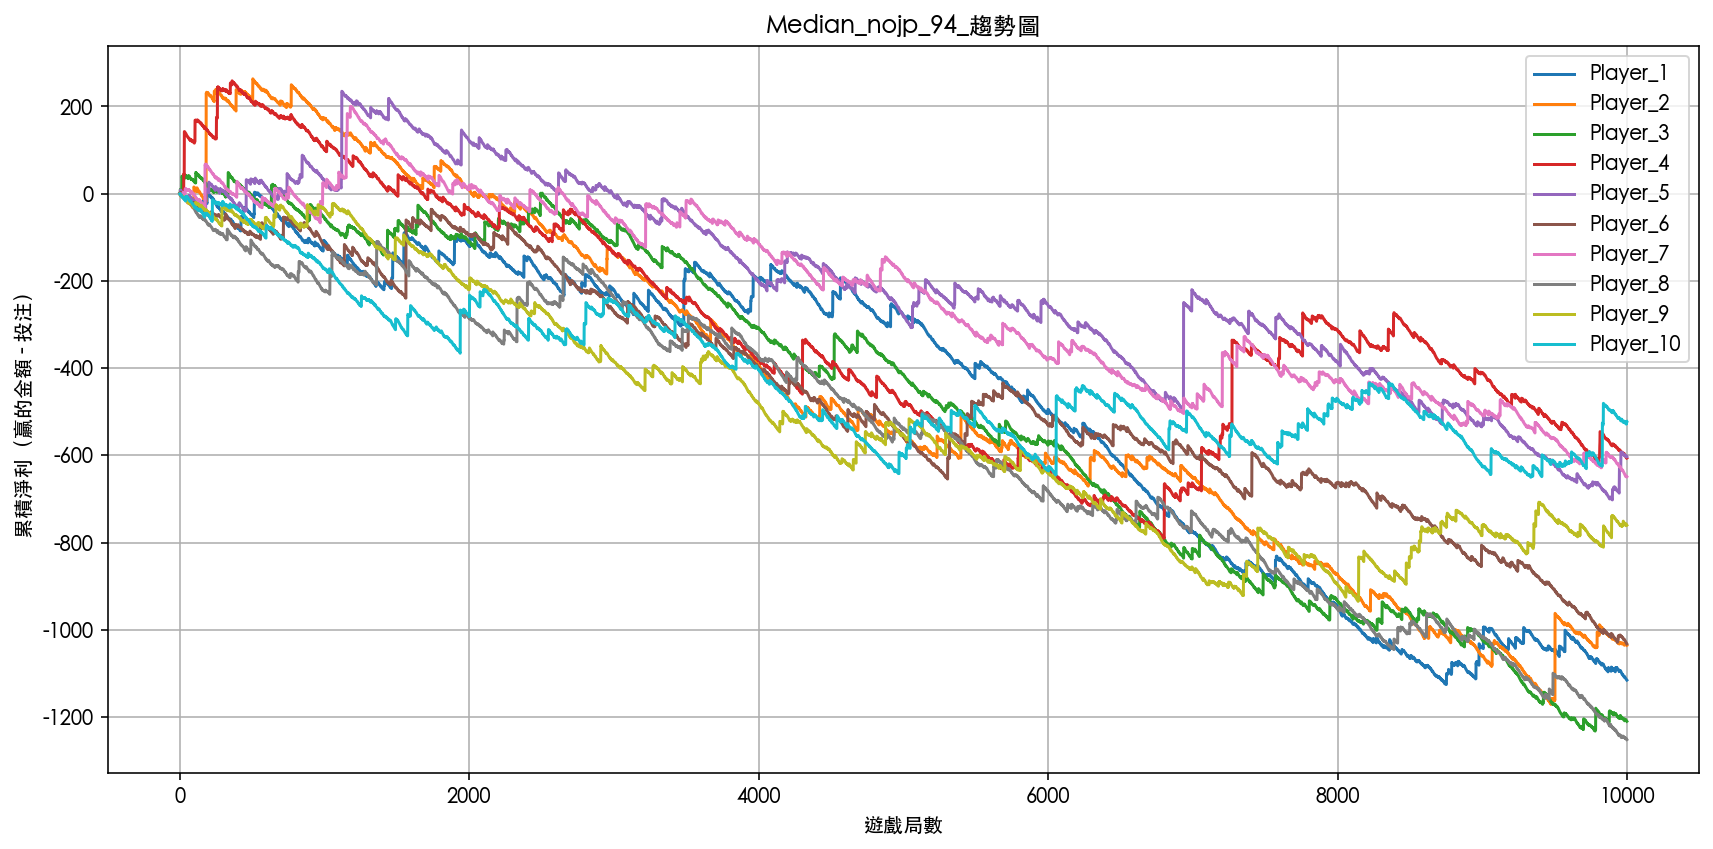

This chart was generated by the following Python code:
import torch
import pandas as pd
import matplotlib.pyplot as plt

# 設定中文字型（macOS 預設有的字型）
plt.rcParams['font.family'] = 'Heiti TC'  # 或 'PingFang TC'、'Arial Unicode MS'
plt.rcParams['axes.unicode_minus'] = False  # 正確顯示負號


# ------------------------------
# 遊戲設定參數
# ------------------------------
positions = list(range(17))
probs = torch.tensor([
    0.0000152587890625, 0.000244140625, 0.0018310546875, 0.008544921875,
    0.02777099609375, 0.066650390625, 0.1221923828125, 0.174560546875,
    0.196380615234375, 0.174560546875, 0.1221923828125, 0.066650390625,
    0.02777099609375, 0.008544921875, 0.0018310546875, 0.000244140625,
    0.0000152587890625
], dtype=torch.float32)

payout_table = torch.tensor([
    200.0, 36.0, 0, 0, 2.0,
    1.2, 0.6, 0.4, 0.1, 0.4,
    0.6, 1.2, 2.0, 0, 0,
    36.0, 200.0
], dtype=torch.float32)

ball_multipliers = torch.tensor([1, 2, 5], dtype=torch.float32)
ball_probs = torch.tensor([0.93, 0.05, 0.02], dtype=torch.float32)

free_game_positions = {2, 3, 13, 14}
bet_amount = 1.0
rounds_per_player = 10_000
num_players = 10
device = torch.device("cpu")  # 避免 GPU/MPS 爆記憶體

# ------------------------------
# 免費遊戲 mini slot
# ------------------------------
def draw_free_game_mini_slot(rng, bet_amount, multiplier):
    roll = torch.rand(1, generator=rng).item()
    if roll < 0.002312:
        return (bet_amount * 100) * multiplier
    elif roll < 0.07612:
        return (bet_amount * 50) * multiplier
    elif roll < 0.18612:
        return bet_amount * 25 * multiplier
    elif roll < 0.35112:
        return bet_amount * 10 * multiplier
    elif roll < 0.63512:
        return bet_amount * 5 * multiplier
    else:
        return bet_amount * 1 * multiplier

# ------------------------------
# 模擬單一玩家
# ------------------------------
def simulate_player(player_id):
    rng = torch.Generator().manual_seed(100 + player_id)
    pos_draw = torch.multinomial(probs, rounds_per_player, replacement=True, generator=rng)
    mult_draw = torch.multinomial(ball_probs, rounds_per_player, replacement=True, generator=rng)
    multipliers = ball_multipliers[mult_draw]
    base_prizes = payout_table[pos_draw]

    cum_profit = 0
    trend = []

    for i in range(rounds_per_player):
        pos = pos_draw[i].item()
        mult = multipliers[i].item()
        base_win = base_prizes[i].item() * mult
        reward = draw_free_game_mini_slot(rng, bet_amount, mult) if pos in free_game_positions else 0
        profit = base_win + reward - bet_amount
        cum_profit += profit
        trend.append(cum_profit)

    return trend

# ------------------------------
# 主流程：模擬並畫圖
# ------------------------------
all_trends = pd.DataFrame()

for pid in range(1, num_players + 1):
    print(f"模擬 Player {pid} 中...")
    trend = simulate_player(pid)
    all_trends[f'Player_{pid}'] = trend

# 畫圖
all_trends.index.name = "Round"
all_trends.plot(figsize=(12, 6), title="Median_nojp_94_趨勢圖")
plt.xlabel("遊戲局數")
plt.ylabel("累積淨利（贏的金額 - 投注）")
plt.grid(True)
plt.tight_layout()
plt.show()
